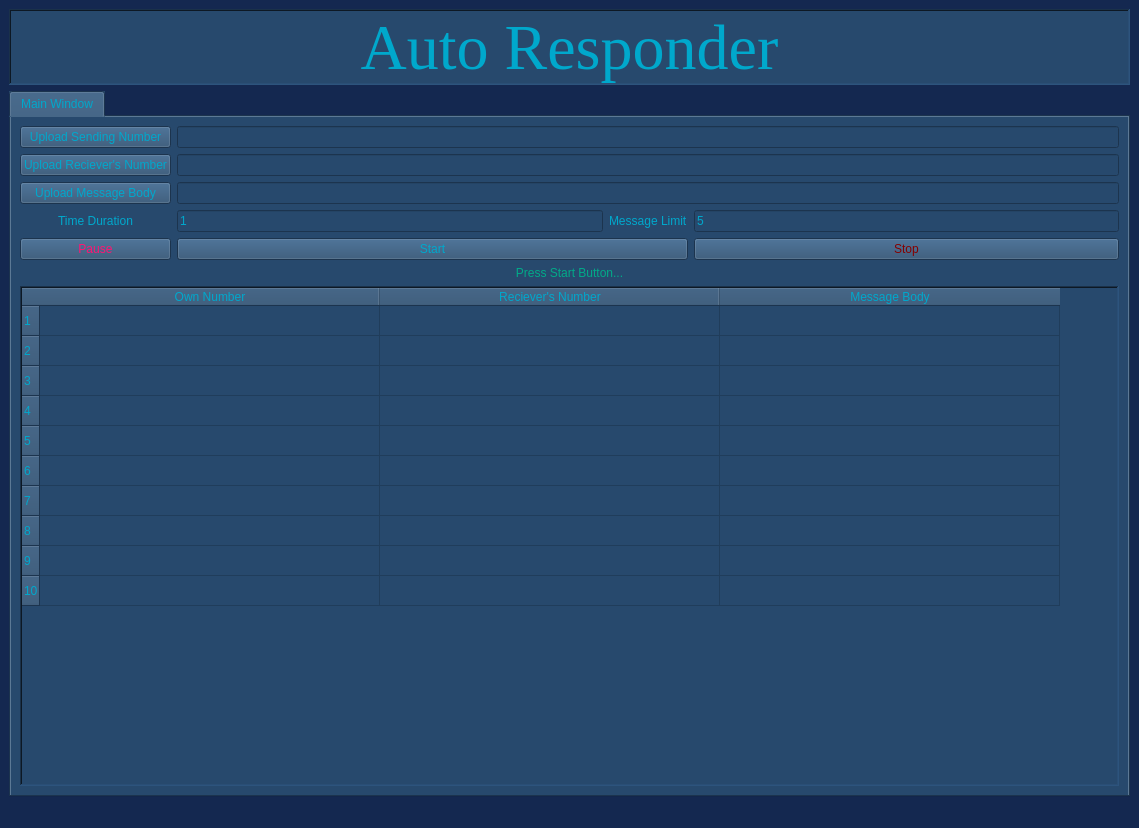
<?xml version="1.0" encoding="UTF-8"?>
<ui version="4.0">
 <class>MainWindow</class>
 <widget class="QMainWindow" name="MainWindow">
  <property name="geometry">
   <rect>
    <x>0</x>
    <y>0</y>
    <width>1139</width>
    <height>828</height>
   </rect>
  </property>
  <property name="sizePolicy">
   <sizepolicy hsizetype="Maximum" vsizetype="Maximum">
    <horstretch>0</horstretch>
    <verstretch>0</verstretch>
   </sizepolicy>
  </property>
  <property name="windowTitle">
   <string>MainWindow</string>
  </property>
  <property name="autoFillBackground">
   <bool>false</bool>
  </property>
  <property name="styleSheet">
   <string notr="true">background-color:  #142850;</string>
  </property>
  <widget class="QWidget" name="centralwidget">
   <layout class="QGridLayout" name="gridLayout_2">
    <item row="0" column="0">
     <widget class="QLabel" name="softwareName">
      <property name="enabled">
       <bool>true</bool>
      </property>
      <property name="sizePolicy">
       <sizepolicy hsizetype="Minimum" vsizetype="Minimum">
        <horstretch>0</horstretch>
        <verstretch>0</verstretch>
       </sizepolicy>
      </property>
      <property name="font">
       <font>
        <family>Times New Roman</family>
        <pointsize>48</pointsize>
        <weight>50</weight>
        <italic>false</italic>
        <bold>false</bold>
        <underline>false</underline>
       </font>
      </property>
      <property name="cursor">
       <cursorShape>ForbiddenCursor</cursorShape>
      </property>
      <property name="styleSheet">
       <string notr="true">font: 48pt &quot;Times New Roman&quot;;
color:  #00a8cc;
background-color: #27496d;
</string>
      </property>
      <property name="frameShape">
       <enum>QFrame::WinPanel</enum>
      </property>
      <property name="frameShadow">
       <enum>QFrame::Sunken</enum>
      </property>
      <property name="text">
       <string>Auto Responder</string>
      </property>
      <property name="alignment">
       <set>Qt::AlignCenter</set>
      </property>
     </widget>
    </item>
    <item row="2" column="0">
     <widget class="QTabWidget" name="column">
      <property name="autoFillBackground">
       <bool>false</bool>
      </property>
      <property name="styleSheet">
       <string notr="true">font: 20pt &quot;Times New Roman&quot;;
color:  #00a8cc;
background-color: #27496d;
</string>
      </property>
      <property name="currentIndex">
       <number>0</number>
      </property>
      <widget class="QWidget" name="tab_1">
       <attribute name="title">
        <string>Main Window</string>
       </attribute>
       <layout class="QGridLayout" name="gridLayout_3">
        <item row="2" column="0">
         <widget class="QPushButton" name="pushButton_uMessageBody">
          <property name="text">
           <string>Upload Message Body</string>
          </property>
         </widget>
        </item>
        <item row="4" column="0">
         <widget class="QLabel" name="label">
          <property name="text">
           <string>Time Duration</string>
          </property>
          <property name="alignment">
           <set>Qt::AlignCenter</set>
          </property>
         </widget>
        </item>
        <item row="0" column="0">
         <widget class="QPushButton" name="pushButton_uSendingNumber">
          <property name="styleSheet">
           <string notr="true"/>
          </property>
          <property name="text">
           <string>Upload Sending Number</string>
          </property>
         </widget>
        </item>
        <item row="1" column="0">
         <widget class="QPushButton" name="pushButton_uRecieverNumber">
          <property name="text">
           <string>Upload Reciever's Number</string>
          </property>
         </widget>
        </item>
        <item row="8" column="0" colspan="4">
         <widget class="QTableWidget" name="tableWidget_data">
          <property name="sizePolicy">
           <sizepolicy hsizetype="Expanding" vsizetype="Expanding">
            <horstretch>0</horstretch>
            <verstretch>0</verstretch>
           </sizepolicy>
          </property>
          <property name="minimumSize">
           <size>
            <width>977</width>
            <height>300</height>
           </size>
          </property>
          <property name="mouseTracking">
           <bool>true</bool>
          </property>
          <property name="tabletTracking">
           <bool>true</bool>
          </property>
          <property name="acceptDrops">
           <bool>true</bool>
          </property>
          <property name="toolTip">
           <string/>
          </property>
          <property name="frameShape">
           <enum>QFrame::WinPanel</enum>
          </property>
          <property name="frameShadow">
           <enum>QFrame::Sunken</enum>
          </property>
          <property name="sizeAdjustPolicy">
           <enum>QAbstractScrollArea::AdjustToContents</enum>
          </property>
          <property name="dragEnabled">
           <bool>true</bool>
          </property>
          <property name="dragDropMode">
           <enum>QAbstractItemView::DragDrop</enum>
          </property>
          <property name="alternatingRowColors">
           <bool>false</bool>
          </property>
          <property name="selectionMode">
           <enum>QAbstractItemView::ExtendedSelection</enum>
          </property>
          <property name="rowCount">
           <number>10</number>
          </property>
          <attribute name="horizontalHeaderCascadingSectionResizes">
           <bool>true</bool>
          </attribute>
          <attribute name="horizontalHeaderMinimumSectionSize">
           <number>96</number>
          </attribute>
          <attribute name="horizontalHeaderDefaultSectionSize">
           <number>340</number>
          </attribute>
          <attribute name="horizontalHeaderShowSortIndicator" stdset="0">
           <bool>false</bool>
          </attribute>
          <attribute name="horizontalHeaderStretchLastSection">
           <bool>false</bool>
          </attribute>
          <attribute name="verticalHeaderStretchLastSection">
           <bool>false</bool>
          </attribute>
          <row/>
          <row/>
          <row/>
          <row/>
          <row/>
          <row/>
          <row/>
          <row/>
          <row/>
          <row/>
          <column>
           <property name="text">
            <string>Own Number</string>
           </property>
          </column>
          <column>
           <property name="text">
            <string>Reciever's Number</string>
           </property>
          </column>
          <column>
           <property name="text">
            <string>Message Body</string>
           </property>
          </column>
         </widget>
        </item>
        <item row="4" column="2">
         <widget class="QLabel" name="label_2">
          <property name="text">
           <string>Message Limit</string>
          </property>
         </widget>
        </item>
        <item row="4" column="1">
         <widget class="QLineEdit" name="lineEdit_timeDuration">
          <property name="toolTip">
           <string>&lt;html&gt;&lt;head/&gt;&lt;body&gt;&lt;p&gt;In Min.&lt;/p&gt;&lt;/body&gt;&lt;/html&gt;</string>
          </property>
          <property name="text">
           <string>1</string>
          </property>
         </widget>
        </item>
        <item row="4" column="3">
         <widget class="QLineEdit" name="lineEdit_messageLimit">
          <property name="text">
           <string>5</string>
          </property>
         </widget>
        </item>
        <item row="2" column="1" colspan="3">
         <widget class="QLineEdit" name="lineEdit_messageBody"/>
        </item>
        <item row="1" column="1" colspan="3">
         <widget class="QLineEdit" name="lineEdit_recieverNumber"/>
        </item>
        <item row="0" column="1" colspan="3">
         <widget class="QLineEdit" name="lineEdit_SendingNumber"/>
        </item>
        <item row="5" column="0">
         <widget class="QPushButton" name="pushButton_pause">
          <property name="styleSheet">
           <string notr="true">color: rgb(255, 20, 114);</string>
          </property>
          <property name="text">
           <string>Pause</string>
          </property>
         </widget>
        </item>
        <item row="5" column="3">
         <widget class="QPushButton" name="pushButton_stop">
          <property name="styleSheet">
           <string notr="true">color: rgb(132, 0, 0);</string>
          </property>
          <property name="text">
           <string>Stop</string>
          </property>
         </widget>
        </item>
        <item row="5" column="1" colspan="2">
         <widget class="QPushButton" name="pushButton_start">
          <property name="text">
           <string>Start</string>
          </property>
         </widget>
        </item>
        <item row="6" column="0" colspan="4">
         <widget class="QLabel" name="label_status">
          <property name="styleSheet">
           <string notr="true">color: rgb(1, 170, 136);</string>
          </property>
          <property name="frameShadow">
           <enum>QFrame::Sunken</enum>
          </property>
          <property name="text">
           <string>Press Start Button...</string>
          </property>
          <property name="alignment">
           <set>Qt::AlignCenter</set>
          </property>
          <property name="wordWrap">
           <bool>true</bool>
          </property>
          <property name="textInteractionFlags">
           <set>Qt::LinksAccessibleByMouse|Qt::TextSelectableByMouse</set>
          </property>
         </widget>
        </item>
       </layout>
      </widget>
     </widget>
    </item>
   </layout>
  </widget>
  <widget class="QStatusBar" name="statusbar"/>
 </widget>
 <resources/>
 <connections/>
</ui>
